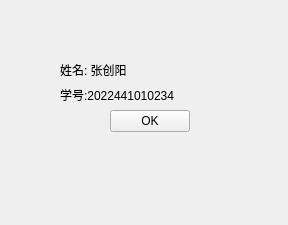
<?xml version="1.0" encoding="UTF-8"?>
<ui version="4.0">
 <class>aboutWindow</class>
 <widget class="QWidget" name="aboutWindow">
  <property name="geometry">
   <rect>
    <x>0</x>
    <y>0</y>
    <width>288</width>
    <height>225</height>
   </rect>
  </property>
  <property name="minimumSize">
   <size>
    <width>258</width>
    <height>225</height>
   </size>
  </property>
  <property name="windowTitle">
   <string>Form</string>
  </property>
  <widget class="QWidget" name="">
   <property name="geometry">
    <rect>
     <x>60</x>
     <y>60</y>
     <width>130</width>
     <height>72</height>
    </rect>
   </property>
   <layout class="QVBoxLayout" name="verticalLayout">
    <item>
     <widget class="QLabel" name="label">
      <property name="text">
       <string>姓名: 张创阳</string>
      </property>
     </widget>
    </item>
    <item>
     <widget class="QLabel" name="label_2">
      <property name="text">
       <string>学号:2022441010234</string>
      </property>
     </widget>
    </item>
    <item>
     <layout class="QHBoxLayout" name="horizontalLayout">
      <item>
       <spacer name="horizontalSpacer">
        <property name="orientation">
         <enum>Qt::Orientation::Horizontal</enum>
        </property>
        <property name="sizeHint" stdset="0">
         <size>
          <width>40</width>
          <height>20</height>
         </size>
        </property>
       </spacer>
      </item>
      <item>
       <widget class="QPushButton" name="pushButton">
        <property name="text">
         <string>OK</string>
        </property>
       </widget>
      </item>
     </layout>
    </item>
   </layout>
  </widget>
 </widget>
 <resources/>
 <connections/>
</ui>
